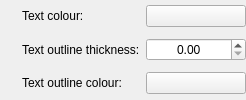
        <widget class="QWidget" name="widget_17" native="true">
         <layout class="QGridLayout" name="gridLayout_3">
          <property name="leftMargin">
           <number>0</number>
          </property>
          <property name="topMargin">
           <number>0</number>
          </property>
          <property name="rightMargin">
           <number>0</number>
          </property>
          <property name="bottomMargin">
           <number>0</number>
          </property>
          <item row="1" column="1">
           <widget class="InfoTextWidget" name="textOutlineThicknessInfoText" native="true">
            <property name="sizePolicy">
             <sizepolicy hsizetype="Fixed" vsizetype="Fixed">
              <horstretch>0</horstretch>
              <verstretch>0</verstretch>
             </sizepolicy>
            </property>
            <property name="minimumSize">
             <size>
              <width>16</width>
              <height>16</height>
             </size>
            </property>
            <property name="toolTip">
             <string>This is the thickness of the outline drawn around node labels when the 'Text outline' option is ticked.&lt;br&gt;&lt;br&gt;
                                                  Large values can make text easier to read, but may obscure more of the graph.</string>
            </property>
           </widget>
          </item>
          <item row="0" column="1">
           <widget class="InfoTextWidget" name="textColourInfoText" native="true">
            <property name="sizePolicy">
             <sizepolicy hsizetype="Fixed" vsizetype="Fixed">
              <horstretch>0</horstretch>
              <verstretch>0</verstretch>
             </sizepolicy>
            </property>
            <property name="minimumSize">
             <size>
              <width>16</width>
              <height>16</height>
             </size>
            </property>
            <property name="toolTip">
             <string>This colour is used for the text of node labels.</string>
            </property>
           </widget>
          </item>
          <item row="0" column="2">
           <widget class="QLabel" name="label_26">
            <property name="sizePolicy">
             <sizepolicy hsizetype="Minimum" vsizetype="Preferred">
              <horstretch>0</horstretch>
              <verstretch>0</verstretch>
             </sizepolicy>
            </property>
            <property name="text">
             <string>Text colour:</string>
            </property>
           </widget>
          </item>
          <item row="1" column="4">
           <spacer name="horizontalSpacer_8">
            <property name="orientation">
             <enum>Qt::Horizontal</enum>
            </property>
            <property name="sizeType">
             <enum>QSizePolicy::Expanding</enum>
            </property>
            <property name="sizeHint" stdset="0">
             <size>
              <width>0</width>
              <height>20</height>
             </size>
            </property>
           </spacer>
          </item>
          <item row="2" column="2">
           <widget class="QLabel" name="label_47">
            <property name="sizePolicy">
             <sizepolicy hsizetype="Minimum" vsizetype="Preferred">
              <horstretch>0</horstretch>
              <verstretch>0</verstretch>
             </sizepolicy>
            </property>
            <property name="text">
             <string>Text outline colour:</string>
            </property>
           </widget>
          </item>
          <item row="1" column="2">
           <widget class="QLabel" name="label_7">
            <property name="sizePolicy">
             <sizepolicy hsizetype="Minimum" vsizetype="Preferred">
              <horstretch>0</horstretch>
              <verstretch>0</verstretch>
             </sizepolicy>
            </property>
            <property name="text">
             <string>Text outline thickness:</string>
            </property>
           </widget>
          </item>
          <item row="2" column="3">
           <widget class="ColourButton" name="textOutlineColourButton">
            <property name="sizePolicy">
             <sizepolicy hsizetype="Minimum" vsizetype="Fixed">
              <horstretch>0</horstretch>
              <verstretch>0</verstretch>
             </sizepolicy>
            </property>
            <property name="focusPolicy">
             <enum>Qt::StrongFocus</enum>
            </property>
            <property name="text">
             <string/>
            </property>
           </widget>
          </item>
          <item row="2" column="1">
           <widget class="InfoTextWidget" name="textOutlineColourInfoText" native="true">
            <property name="sizePolicy">
             <sizepolicy hsizetype="Fixed" vsizetype="Fixed">
              <horstretch>0</horstretch>
              <verstretch>0</verstretch>
             </sizepolicy>
            </property>
            <property name="minimumSize">
             <size>
              <width>16</width>
              <height>16</height>
             </size>
            </property>
            <property name="toolTip">
             <string>If the text outline thickness setting has a nonzero value, then a text outline will be displayed with this colour.</string>
            </property>
           </widget>
          </item>
          <item row="1" column="3">
           <widget class="QDoubleSpinBox" name="textOutlineThicknessSpinBox">
            <property name="sizePolicy">
             <sizepolicy hsizetype="Minimum" vsizetype="Fixed">
              <horstretch>0</horstretch>
              <verstretch>0</verstretch>
             </sizepolicy>
            </property>
            <property name="focusPolicy">
             <enum>Qt::StrongFocus</enum>
            </property>
            <property name="alignment">
             <set>Qt::AlignCenter</set>
            </property>
            <property name="maximum">
             <double>2.000000000000000</double>
            </property>
            <property name="singleStep">
             <double>0.100000000000000</double>
            </property>
           </widget>
          </item>
          <item row="0" column="3">
           <widget class="ColourButton" name="textColourButton">
            <property name="sizePolicy">
             <sizepolicy hsizetype="Minimum" vsizetype="Fixed">
              <horstretch>0</horstretch>
              <verstretch>0</verstretch>
             </sizepolicy>
            </property>
            <property name="minimumSize">
             <size>
              <width>100</width>
              <height>0</height>
             </size>
            </property>
            <property name="focusPolicy">
             <enum>Qt::StrongFocus</enum>
            </property>
            <property name="text">
             <string/>
            </property>
           </widget>
          </item>
          <item row="1" column="0">
           <spacer name="horizontalSpacer_10">
            <property name="orientation">
             <enum>Qt::Horizontal</enum>
            </property>
            <property name="sizeType">
             <enum>QSizePolicy::Expanding</enum>
            </property>
            <property name="sizeHint" stdset="0">
             <size>
              <width>0</width>
              <height>20</height>
             </size>
            </property>
           </spacer>
          </item>
         </layout>
        </widget>
